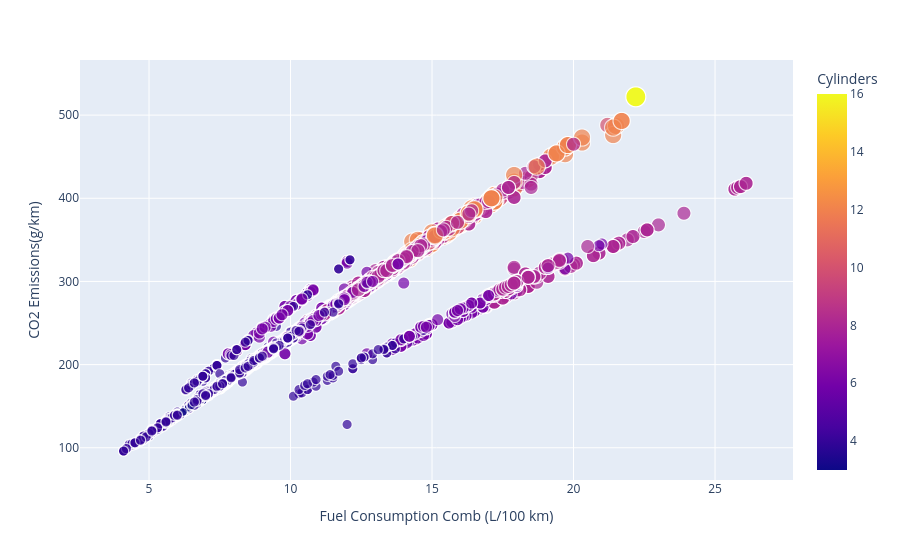

Source (notebook cell):
### Code cell
fig = px.scatter(
    df.query("`CO2 Emissions(g/km)` > 0"),
    x="Fuel Consumption Comb (L/100 km)",
    y="CO2 Emissions(g/km)",
    hover_name="Model",
    size="Cylinders",
    color="Cylinders",
    hover_data=["Make", "CO2 Emissions(g/km)", "Cylinders"],
)
fig.show()

### Figure 1 — Plotly figure (JSON) as saved in the notebook; plotly's stock layout.template omitted (floating-point values rounded to 4 significant figures; data arrays with more than 128 entries replaced by an {"elided": "..."} marker saying what was removed)
{"data": [{"customdata": {"elided": "7385x2 mixed values"}, "hovertemplate": "<b>%{hovertext}</b><br><br>Fuel Consumption Comb (L/100 km)=%{x}<br>CO2 Emissions(g/km)=%{y}<br>Cylinders=%{marker.color}<br>Make=%{customdata[0]}<extra></extra>", "hovertext": {"elided": "7385 str values"}, "legendgroup": "", "marker": {"color": {"elided": "7385 int values"}, "coloraxis": "coloraxis", "size": {"elided": "7385 int values"}, "sizemode": "area", "sizeref": 0.04, "symbol": "circle"}, "mode": "markers", "name": "", "showlegend": false, "type": "scattergl", "x": {"elided": "7385 float values"}, "xaxis": "x", "y": {"elided": "7385 int values"}, "yaxis": "y"}], "layout": {"coloraxis": {"colorbar": {"title": {"text": "Cylinders"}}, "colorscale": [[0, "#0d0887"], [0.1111, "#46039f"], [0.2222, "#7201a8"], [0.3333, "#9c179e"], [0.4444, "#bd3786"], [0.5556, "#d8576b"], [0.6667, "#ed7953"], [0.7778, "#fb9f3a"], [0.8889, "#fdca26"], [1, "#f0f921"]]}, "legend": {"itemsizing": "constant", "tracegroupgap": 0}, "margin": {"t": 60}, "xaxis": {"anchor": "y", "domain": [0, 1], "title": {"text": "Fuel Consumption Comb (L/100 km)"}}, "yaxis": {"anchor": "x", "domain": [0, 1], "title": {"text": "CO2 Emissions(g/km)"}}}}
